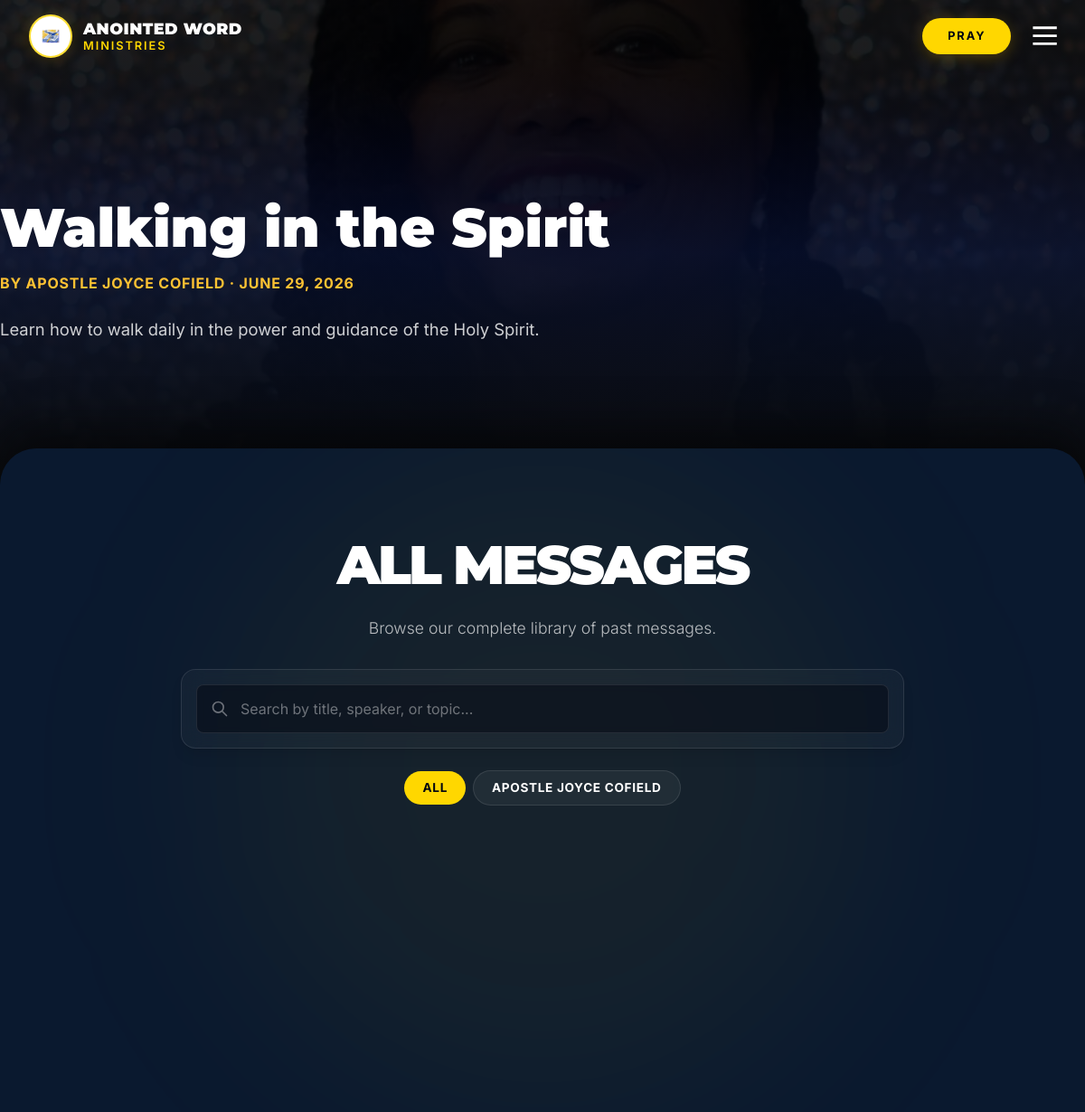
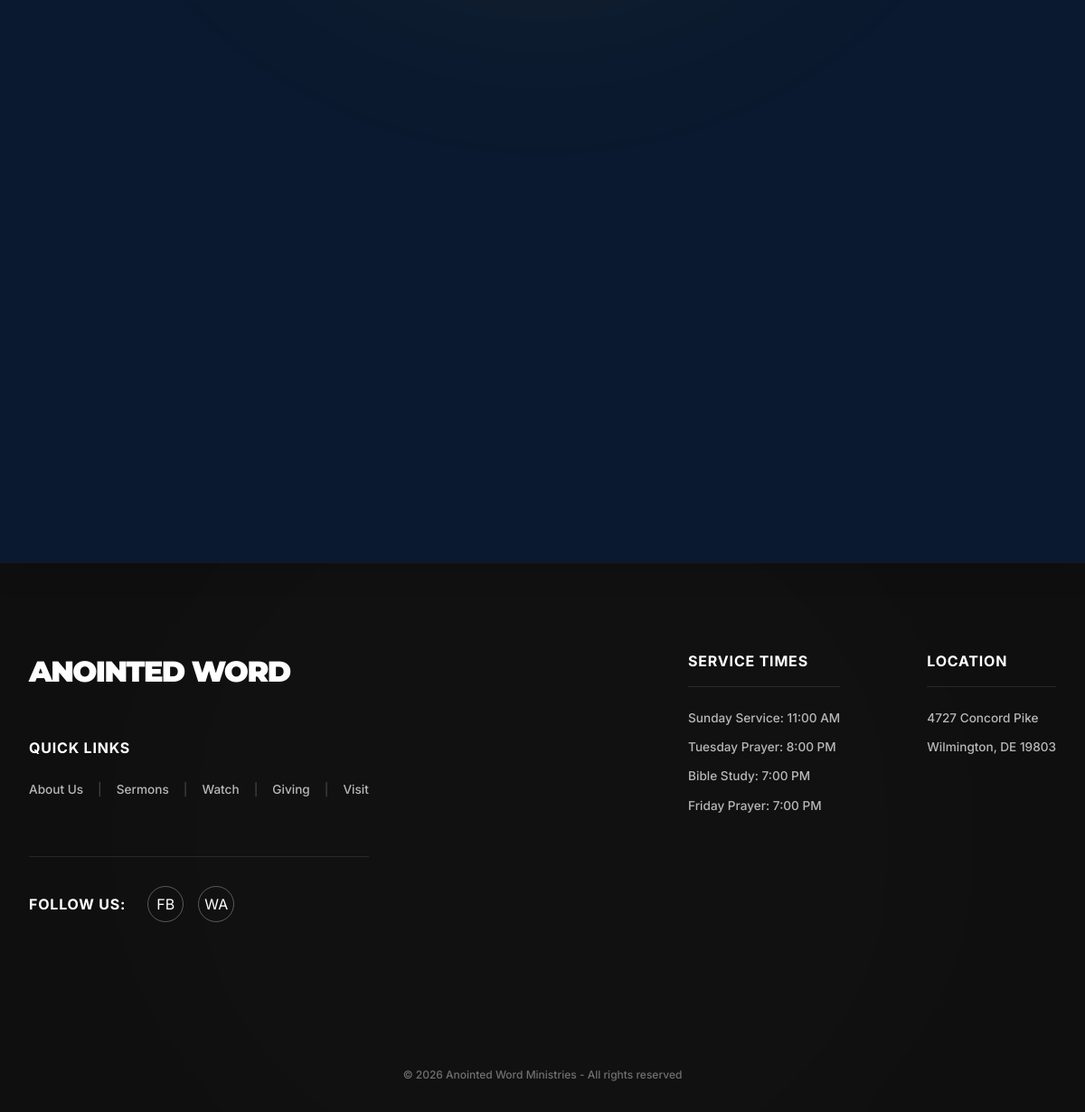
The app's page /sermons with its own data (2 pictures, top to bottom).
### tables this page shows
CREATE TABLE sermons (
            id INTEGER PRIMARY KEY AUTOINCREMENT,
            title TEXT NOT NULL,
            speaker TEXT,
            date TEXT NOT NULL,
            description TEXT,
            thumbnail TEXT,
            videoUrl TEXT,
            tags TEXT
        );

### includes/config.php (called while the page is built)
<?php
$siteConfig = [
    'name' => 'Anointed Word Ministries',
    'shortName' => 'AWM',
    'tagline' => 'Reconciling lives from dead places to resurrected life in Christ',
    'vision' => 'Reconciling individuals and families from dead places to resurrected life in Christ through the power of the Holy Spirit and ministering of the Word of God.',
    'address' => '4727 Concord Pike, Wilmington, DE 19803',
    'mapUrl' => 'https://www.google.com/maps/embed?pb=!1m18!1m12!1m3!1d3066.8!2d-75.576!3d39.796!2m3!1f0!2f0!3f0!3m2!1i1024!2i768!4f13.1!3m3!1m2!1s0x0%3A0x0!2zMznCsDQ3JzQ1LjYiTiA3NcKwMzQnMzMuNiJX!5e0!3m2!1sen!2sus!4v1',
    'phone' => '(302) 332-0525',
    'email' => 'anointedwordministries@yahoo.com',
    'pastorEmail' => 'pastorjoycecofield@gmail.com',
    'social' => [
        'facebook' => '#',
        'whatsapp' => '#',
    ],
    'giving' => [
        'cashapp' => '$Anointedminstries1',
        'zelle' => [
            'number' => '(302) 332-0525',
            'name' => 'Anointed Word Ministries',
        ],
    ],
    'pastor' => [
        'name' => 'Apostle Joyce Cofield',
        'title' => 'Senior Pastor',
        'email' => 'pastorjoycecofield@gmail.com',
        'image' => '/images/leadership/pastor-cofield.jpg',
    ],
    'siteUrl' => 'https://anointedwordministries.org',
    'description' => 'Anointed Word Ministries — A Spirit-filled church in Wilmington, Delaware, led by Apostle Joyce Cofield. Join us for worship, prayer, and the transforming Word of God.',
];

### includes/services.php (called while the page is built)
<?php
$services = [
    [
        'day' => 0,
        'name' => 'Sunday Worship Service',
        'shortName' => 'Sunday Service',
        'time' => '11:00 AM',
        'hour' => 11,
        'minute' => 0,
        'type' => 'in-person',
        'address' => '4727 Concord Pike, Wilmington, DE 19803',
        'icon' => '⛪',
        'primary' => true,
    ],
    [
        'day' => 2,
        'name' => 'Night Prayer',
        'shortName' => 'Tuesday Prayer',
        'time' => '8:00 PM',
        'hour' => 20,
        'minute' => 0,
        'type' => 'conference-call',
        'dialIn' => '(605) 472-5528',
        'passcode' => '247705',
        'icon' => '📞',
    ],
    [
        'day' => 4,
        'name' => 'Bible Study',
        'shortName' => 'Bible Study',
        'time' => '7:00 PM',
        'hour' => 19,
        'minute' => 0,
        'type' => 'zoom',
        'zoomId' => '881 6448 5478',
        'zoomPasscode' => '695271',
        'icon' => '📖',
    ],
    [
        'day' => 5,
        'name' => 'Intercessory Prayer',
        'shortName' => 'Friday Prayer',
        'time' => '7:00 PM',
        'hour' => 19,
        'minute' => 0,
        'type' => 'conference-call',
        'dialIn' => '(605) 472-5528',
        'passcode' => '247705',
        'icon' => '🙏',
    ],
];
function getAllServices() {
    global $services;
    return $services;
}

### views/pages/sermons.php (the view, shortened to what this page needs)
<?php
$pdo = getDbConnection();
$stmt = $pdo->prepare("SELECT * FROM sermons ORDER BY date DESC");
$stmt->execute();
$allSermons = $stmt->fetchAll();
$featuredSermon = $allSermons[0] ?? null;
?>
<div class="min-h-screen">
    <?php if ($featuredSermon): ?>
    <section class="relative h-[60vh] md:h-[75vh] min-h-[30rem] md:min-h-[35rem] flex items-center justify-start overflow-hidden">
        <div class="absolute inset-0 z-0">
            <img src="<?= htmlspecialchars($featuredSermon['thumbnail'] ?: '/images/backgrounds/hero-bg.jpg') ?>" alt="Background" class="object-cover object-center w-full h-full opacity-40">
            <div class="absolute inset-0 bg-gradient-to-b from-black/70 via-[rgba(6,14,42,0.85)] to-[#0a0a0a]"></div>
            <div class="absolute inset-0 bg-gradient-to-r from-black/90 via-[rgba(6,14,42,0.5)] to-transparent"></div>
        </div>
        <div class="relative z-10 text-white w-full max-w-[60rem] px-[clamp(2rem,5vw,6rem)] text-left pt-[3rem] md:pt-[5rem]">
            <h1 class="font-serif text-[clamp(2.5rem,5vw,4.5rem)] font-black mb-[1rem] leading-[1.1]"><?= htmlspecialchars($featuredSermon['title']) ?></h1>
            <p class="text-[1rem] text-accent-400 mb-[1.5rem] font-bold tracking-[0.05em] uppercase">By <?= htmlspecialchars($featuredSermon['speaker']) ?> · <?= date('F j, Y', strtotime($featuredSermon['date'])) ?></p>
            <p class="text-[1.15rem] text-white/80 leading-[1.7] max-w-[43.75rem] mb-[2.5rem]"><?= htmlspecialchars($featuredSermon['description']) ?></p>
        </div>
    </section>
    <?php endif; ?>
    <section class="relative z-20 -mt-[2rem] md:-mt-[4rem] rounded-t-[2rem] md:rounded-t-[2.5rem] shadow-[0_-1.25rem_3.125rem_rgba(0,0,0,0.5)] bg-primary-900 py-[4rem] md:py-[6rem] px-[2rem] md:px-[4rem] overflow-hidden scroll-reveal-section">
        <div class="container max-w-[85rem] px-[2rem] relative z-10 mx-auto">
            <div class="text-center mb-[2rem] scroll-reveal-left opacity-0 translate-y-[4rem] transition-all duration-1000 ease-out">
                <h2 class="font-serif text-[clamp(2.5rem,5vw,4rem)] font-black text-white mb-[1.5rem] uppercase tracking-tighter leading-[1.1]">All Messages</h2>
                <p class="text-[1.1rem] text-white/70 max-w-[40rem] mx-auto font-light">Browse our complete library of past messages.</p>
            </div>
            <div class="mb-[4rem] max-w-[50rem] mx-auto scroll-reveal-up opacity-0 translate-y-[2rem] transition-all duration-1000 ease-out" style="transition-delay: 200ms;">
                <div class="flex flex-col sm:flex-row gap-[1rem] bg-white/[0.03] backdrop-blur-md border border-white/10 p-[1rem] rounded-[1rem] shadow-lg">
                    <div class="flex-grow relative">
                        <input type="text" id="sermonSearch" placeholder="Search by title, speaker, or topic..." class="w-full bg-primary-950/50 border border-white/10 text-white placeholder-white/40 rounded-[0.5rem] px-[3rem] py-[0.875rem] focus:outline-none focus:border-accent-500 transition-colors">
                        <svg class="w-[1.25rem] h-[1.25rem] text-white/40 absolute left-[1rem] top-1/2 -translate-y-1/2" fill="none" stroke="currentColor" viewBox="0 0 24 24"><path stroke-linecap="round" stroke-linejoin="round" stroke-width="2" d="M21 21l-6-6m2-5a7 7 0 11-14 0 7 7 0 0114 0z"></path></svg>
                    </div>
                </div>
                <div class="flex flex-wrap items-center justify-center gap-[0.5rem] mt-[1.5rem]" id="sermonTags">
                    <button class="filter-btn active px-[1.25rem] py-[0.5rem] bg-accent-500 text-primary-950 rounded-full text-[0.85rem] font-bold tracking-wider uppercase transition-all" data-filter="all">All</button>
                    <?php
                        $speakers = array_unique(array_column($allSermons, 'speaker'));
                        foreach ($speakers as $speaker):
                            if (!empty($speaker)):
                    ?>
                        <button class="filter-btn px-[1.25rem] py-[0.5rem] bg-white/5 text-white border border-white/10 hover:bg-white/10 rounded-full text-[0.85rem] font-bold tracking-wider uppercase transition-all" data-filter="<?= htmlspecialchars($speaker) ?>"><?= htmlspecialchars($speaker) ?></button>
                    <?php
                            endif;
                        endforeach;
                    ?>
                </div>
            </div>
            <?php if (count($allSermons) > 0): ?>
            <div class="grid grid-cols-1 md:grid-cols-2 lg:grid-cols-3 gap-[2rem]" id="sermonsGrid">
            </div>
            <?php else: ?>
            <div class="text-center py-[6rem] text-white/70">
                <p class="text-[1.25rem] font-medium">No sermons available yet. Check back soon!</p>
            </div>
            <?php endif; ?>
        </div>
    </section>
</div>

### views/layouts/main.php (shortened to what this page needs)
<!DOCTYPE html>
<html lang="en">
<head>
    <link href="/css/style.css?v=<?php echo time(); ?>" rel="stylesheet">
</head>
<body class="font-sans antialiased bg-primary-950 text-white selection:bg-accent-500/30">
    <?php require_once __DIR__ . '/../components/navbar.php'; ?>
    <main>
        <?php
            if (isset($view_path) && file_exists($view_path)) {
                require_once $view_path;
            }
        ?>
    </main>
    <?php require_once __DIR__ . '/../components/footer.php'; ?>
</body>
</html>

### views/components/navbar.php (shortened to what this page needs)
<header id="main-header" class="fixed top-0 left-0 right-0 z-[100] h-[5rem] flex items-center transition-all duration-300 ease-in-out bg-transparent">
    <div class="flex items-center justify-between w-full max-w-[90rem] mx-auto px-[1rem] md:px-[2rem] xl:px-[4rem]">
        <a href="/" class="flex items-center gap-[0.75rem] z-[101] group" aria-label="Anointed Word Ministries Home">
            <div class="relative w-[3rem] h-[3rem] max-md:w-[2.5rem] max-md:h-[2.5rem] rounded-full overflow-hidden bg-white p-[0.15rem] border-[0.15rem] border-accent-500/80 shadow-[0_0_1rem_rgba(255,193,7,0.2)] group-hover:shadow-[0_0_1.5rem_rgba(255,193,7,0.4)] transition-all duration-300">
                <img src="/images/brand/logo.png" alt="AWM Logo" class="w-full h-full object-cover rounded-full">
            </div>
            <div class="flex flex-col leading-tight justify-center">
                <span class="font-serif text-[1.1rem] max-md:text-[0.95rem] font-black text-white tracking-wide uppercase whitespace-nowrap group-hover:text-accent-400 transition-colors duration-300">Anointed Word</span>
                <span class="font-sans text-[0.8rem] max-md:text-[0.7rem] font-semibold text-accent-500 tracking-[0.15em] uppercase whitespace-nowrap">Ministries</span>
            </div>
        </a>
        <div class="flex items-center gap-[1rem] z-[101]">
            <a href="/connect" class="hidden sm:inline-flex items-center justify-center gap-[0.5rem] px-[1.75rem] py-[0.65rem] rounded-full bg-accent-500 hover:bg-accent-400 text-primary-950 font-bold text-[0.8rem] uppercase tracking-[0.15em] transition-all duration-300 shadow-[0_0.25rem_1rem_rgba(255,193,7,0.25)] hover:shadow-[0_0.5rem_1.5rem_rgba(255,193,7,0.4)] hover:-translate-y-[0.125rem] whitespace-nowrap">
                Pray
            </a>
            <button id="mobile-menu-btn" class="xl:hidden text-white hover:text-accent-500 transition-colors p-[0.2rem] -mr-[0.5rem]" aria-label="Toggle Menu">
                <svg class="w-[2.2rem] h-[2.2rem]" fill="none" stroke="currentColor" viewBox="0 0 24 24"><path stroke-linecap="square" stroke-linejoin="miter" stroke-width="2" d="M4 6h16M4 12h16M4 18h16"/></svg>
            </button>
        </div>
    </div>
</header>

### views/components/footer.php
<?php
require_once __DIR__ . '/../../includes/config.php';
require_once __DIR__ . '/../../includes/services.php';
$services = getAllServices();
$currentYear = date('Y');
?>
<footer class="bg-[#0f0f0f] text-white pt-[4rem] md:pt-[6rem] pb-[2rem] relative overflow-hidden border-t border-white/5">
    <div class="absolute top-1/2 left-1/2 -translate-x-1/2 -translate-y-1/2 w-[60rem] h-[60rem] bg-white/[0.01] rounded-full blur-[6.25rem] pointer-events-none"></div>
    <div class="container max-w-[85rem] px-[2rem] relative z-10 mx-auto">
        <div class="flex flex-col lg:flex-row justify-between gap-[4rem] lg:gap-0 mb-[6rem]">
            <div class="flex flex-col max-w-[40rem]">
                <div class="mb-[3rem]">
                    <a href="/">
                        <span class="font-serif font-black text-[2rem] tracking-tighter uppercase text-white">
                            ANOINTED WORD
                        </span>
                    </a>
                </div>
                <div class="mb-[4rem]">
                    <h4 class="font-bold text-[1rem] uppercase tracking-wider mb-[1.5rem]">Quick Links</h4>
                    <div class="flex flex-wrap gap-x-[1rem] gap-y-[1rem] text-[0.85rem] font-medium text-white/70">
                        <a href="/about" class="hover:text-white transition-colors">About Us</a>
                        <span class="text-white/20">|</span>
                        <a href="/sermons" class="hover:text-white transition-colors">Sermons</a>
                        <span class="text-white/20">|</span>
                        <a href="/sermons" class="hover:text-white transition-colors">Watch</a>
                        <span class="text-white/20">|</span>
                        <a href="/give" class="hover:text-white transition-colors">Giving</a>
                        <span class="text-white/20">|</span>
                        <a href="/connect" class="hover:text-white transition-colors">Visit</a>
                    </div>
                </div>
                <div class="border-t border-white/10 pt-[2rem] flex items-center gap-[1.5rem]">
                    <h4 class="font-bold text-[1rem] uppercase tracking-wider">Follow Us:</h4>
                    <div class="flex items-center gap-[1rem]">
                        <a href="<?= htmlspecialchars($siteConfig['social']['facebook'] ?? '#') ?>" class="w-[2.5rem] h-[2.5rem] rounded-full border border-white/30 flex items-center justify-center hover:bg-white hover:text-black transition-all">FB</a>
                        <a href="<?= htmlspecialchars($siteConfig['social']['whatsapp'] ?? '#') ?>" class="w-[2.5rem] h-[2.5rem] rounded-full border border-white/30 flex items-center justify-center hover:bg-white hover:text-black transition-all">WA</a>
                    </div>
                </div>
            </div>
            <div class="flex flex-col sm:flex-row gap-[4rem] lg:gap-[6rem]">
                <div>
                    <div class="flex items-center gap-[0.75rem] mb-[1.5rem] border-b border-white/10 pb-[1rem]">
                        <h4 class="font-bold text-[1rem] uppercase tracking-wider">Service Times</h4>
                    </div>
                    <ul class="space-y-[0.75rem] text-[0.85rem] font-medium text-white/70">
                        <?php foreach ($services as $service): ?>
                        <li><?= htmlspecialchars($service['shortName']) ?>: <?= htmlspecialchars($service['time']) ?></li>
                        <?php endforeach; ?>
                    </ul>
                </div>
                <div>
                    <div class="flex items-center gap-[0.75rem] mb-[1.5rem] border-b border-white/10 pb-[1rem]">
                        <h4 class="font-bold text-[1rem] uppercase tracking-wider">Location</h4>
                    </div>
                    <ul class="space-y-[0.75rem] text-[0.85rem] font-medium text-white/70">
                        <li>4727 Concord Pike</li>
                        <li>Wilmington, DE 19803</li>
                    </ul>
                </div>
            </div>
        </div>
        <div class="text-center pt-[4rem] text-[0.75rem] font-medium text-white/40">
            <p>© <?= $currentYear ?> Anointed Word Ministries - All rights reserved</p>
        </div>
    </div>
</footer>

### public/index.php (shortened to what this page needs)
<?php
require_once __DIR__ . '/../config.php';
$base_path = rtrim(str_replace('\\', '/', dirname($_SERVER['SCRIPT_NAME'])), '/');
$request_uri = parse_url($_SERVER['REQUEST_URI'], PHP_URL_PATH);
$route = $request_uri;
switch ($route) {
    case '/sermons':
        $page = 'sermons.php';
        break;
}
$view_path = __DIR__ . '/../views/pages/' . $page;
require_once __DIR__ . '/../views/layouts/main.php';
$html = ob_get_clean();
$html = preg_replace('/(href|src)="\/(?!\/)/i', '$1="' . $base_path . '/', $html);
echo $html;

### records on screen
sermons: thumbnail (picture), title "Walking in the Spirit", speaker "APOSTLE JOYCE COFIELD", date "JUNE 29, 2026", description "Learn how to walk daily in the power and guidance of the Holy Spirit."

### other values on screen
$speaker "APOSTLE JOYCE COFIELD"
$service['shortName'] "Sunday Service"
$service['time'] "11:00 AM"
$service['shortName'] "Tuesday Prayer"
$service['time'] "8:00 PM"
$service['shortName'] "Bible Study"
$service['time'] "7:00 PM"
$service['shortName'] "Friday Prayer"
